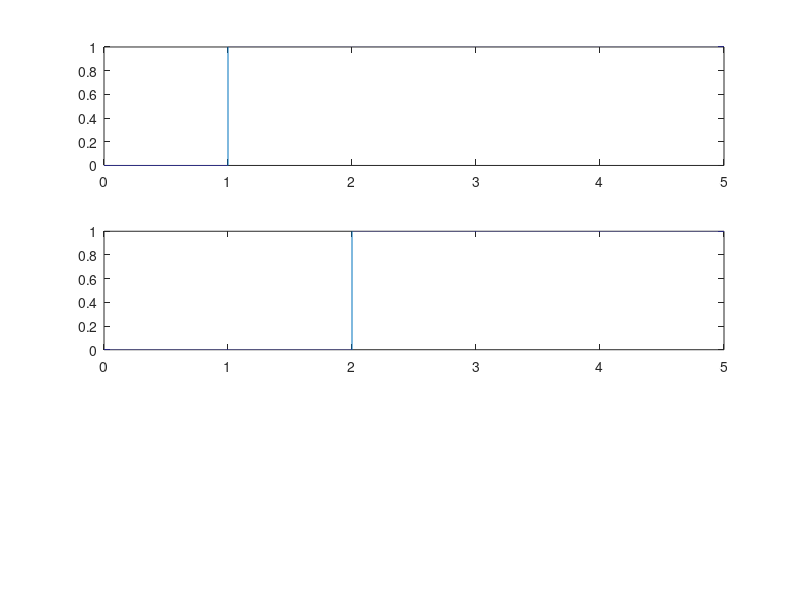

Recreate this plot in MATLAB. (Note: this script raises an error after producing the figure.)
clc
clear all
close all

sampling_rate=33000;
duration = 5;

t=0:1/sampling_rate:5;

t = linspace(0, duration, duration * sampling_rate);

t1 = 1;
t2 = 2;

unit_step_1 = (t>=1);
#stem(n,x);
subplot(3,1,1);
plot(t, unit_step_1);

unit_step_2 = (t>=2);
subplot(3,1,2);
plot(t, unit_step_2);

#rec_window = unit_step_1 - unit_step_2;
rec_window = window(t,t1,t2, 1);

subplot(3,1,3);
plot(t, rec_window);
